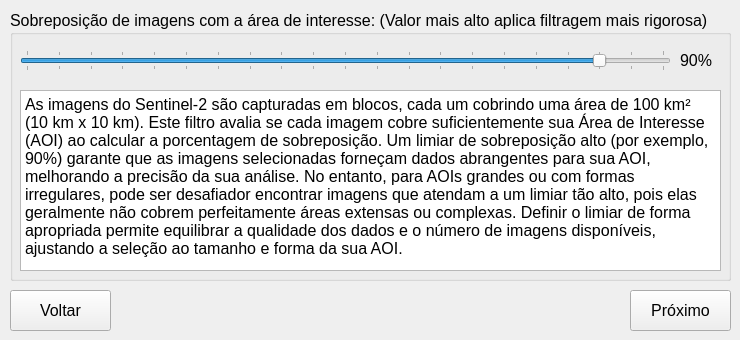
   <widget class="QWidget" name="tab_6">
    <attribute name="title">
     <string>Passo 6</string>
    </attribute>
    <widget class="QGroupBox" name="groupBox_14">
     <property name="geometry">
      <rect>
       <x>10</x>
       <y>10</y>
       <width>721</width>
       <height>271</height>
      </rect>
     </property>
     <property name="font">
      <font>
       <pointsize>12</pointsize>
      </font>
     </property>
     <property name="title">
      <string>Sobreposição de imagens com a área de interesse: (Valor mais alto aplica filtragem mais rigorosa)</string>
     </property>
     <widget class="QSlider" name="horizontalSlider_aio_cover">
      <property name="enabled">
       <bool>true</bool>
      </property>
      <property name="geometry">
       <rect>
        <x>10</x>
        <y>40</y>
        <width>651</width>
        <height>21</height>
       </rect>
      </property>
      <property name="autoFillBackground">
       <bool>false</bool>
      </property>
      <property name="minimum">
       <number>0</number>
      </property>
      <property name="maximum">
       <number>100</number>
      </property>
      <property name="singleStep">
       <number>5</number>
      </property>
      <property name="pageStep">
       <number>5</number>
      </property>
      <property name="value">
       <number>90</number>
      </property>
      <property name="sliderPosition">
       <number>90</number>
      </property>
      <property name="orientation">
       <enum>Qt::Horizontal</enum>
      </property>
      <property name="tickPosition">
       <enum>QSlider::TicksBothSides</enum>
      </property>
     </widget>
     <widget class="QLabel" name="label_coverage">
      <property name="geometry">
       <rect>
        <x>670</x>
        <y>40</y>
        <width>51</width>
        <height>21</height>
       </rect>
      </property>
      <property name="font">
       <font>
        <pointsize>12</pointsize>
       </font>
      </property>
      <property name="text">
       <string>90%</string>
      </property>
     </widget>
     <widget class="QLabel" name="label_3">
      <property name="geometry">
       <rect>
        <x>120</x>
        <y>-40</y>
        <width>31</width>
        <height>21</height>
       </rect>
      </property>
      <property name="text">
       <string>90%</string>
      </property>
     </widget>
     <widget class="QPlainTextEdit" name="plainTextEdit_2">
      <property name="geometry">
       <rect>
        <x>10</x>
        <y>80</y>
        <width>701</width>
        <height>181</height>
       </rect>
      </property>
      <property name="font">
       <font>
        <pointsize>12</pointsize>
       </font>
      </property>
      <property name="plainText">
       <string>As imagens do Sentinel-2 são capturadas em blocos, cada um cobrindo uma área de 100 km² (10 km x 10 km). Este filtro avalia se cada imagem cobre suficientemente sua Área de Interesse (AOI) ao calcular a porcentagem de sobreposição. Um limiar de sobreposição alto (por exemplo, 90%) garante que as imagens selecionadas forneçam dados abrangentes para sua AOI, melhorando a precisão da sua análise. No entanto, para AOIs grandes ou com formas irregulares, pode ser desafiador encontrar imagens que atendam a um limiar tão alto, pois elas geralmente não cobrem perfeitamente áreas extensas ou complexas. Definir o limiar de forma apropriada permite equilibrar a qualidade dos dados e o número de imagens disponíveis, ajustando a seleção ao tamanho e forma da sua AOI.</string>
      </property>
     </widget>
    </widget>
    <widget class="QPushButton" name="QPushButton_next_3">
     <property name="geometry">
      <rect>
       <x>630</x>
       <y>290</y>
       <width>101</width>
       <height>41</height>
      </rect>
     </property>
     <property name="font">
      <font>
       <pointsize>12</pointsize>
      </font>
     </property>
     <property name="text">
      <string>Próximo</string>
     </property>
     <property name="icon">
      <iconset>
       <normaloff>../medias/icons8-forward-button-50.png</normaloff>../medias/icons8-forward-button-50.png</iconset>
     </property>
    </widget>
    <widget class="QPushButton" name="QPushButton_back_3">
     <property name="enabled">
      <bool>true</bool>
     </property>
     <property name="geometry">
      <rect>
       <x>10</x>
       <y>290</y>
       <width>101</width>
       <height>41</height>
      </rect>
     </property>
     <property name="font">
      <font>
       <pointsize>12</pointsize>
      </font>
     </property>
     <property name="text">
      <string>Voltar</string>
     </property>
     <property name="icon">
      <iconset>
       <normaloff>../medias/icons8-back-button-50.png</normaloff>../medias/icons8-back-button-50.png</iconset>
     </property>
    </widget>
    <widget class="QLabel" name="label">
     <property name="geometry">
      <rect>
       <x>10</x>
       <y>190</y>
       <width>111</width>
       <height>21</height>
      </rect>
     </property>
     <property name="text">
      <string/>
     </property>
    </widget>
   </widget>
